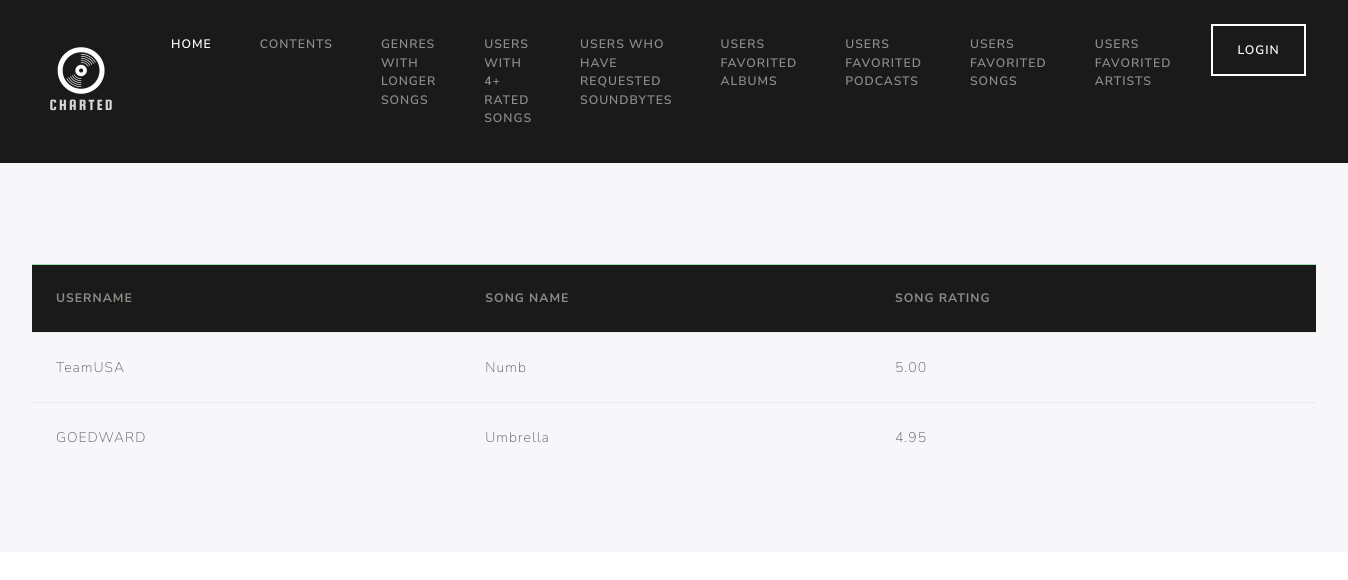
The app's page /usersfourplussongs.php with its own data.
### tables this page shows
CREATE TABLE Songs (
  SongID INT NOT NULL,
  Seconds INT NOT NULL,
  SongName VARCHAR(20) NOT NULL,
  SongRating DECIMAL(3, 2) CHECK(
    SongRating >= 1
    AND SongRating <= 5
  ),
  ArtistID INT NOT NULL,
  AlbumID INT NOT NULL,
  PRIMARY KEY (SongID),
  FOREIGN KEY (ArtistID) REFERENCES Artists(ArtistID) ON DELETE CASCADE,
  FOREIGN KEY (AlbumID) REFERENCES Albums(AlbumID) ON DELETE CASCADE
);

### usersfourplussongs.php (the view, shortened to what this page needs)
<!DOCTYPE html>
<html lang="en">
    <head>
        <link rel="stylesheet" href="https://bootswatch.com/4/lux/bootstrap.min.css">
    </head>
<body>
        <nav class="navbar navbar-expand-lg navbar-dark bg-primary">
      <div class="container-fluid">
        <a class="navbar-brand"><img id="charted-logo" src="charted-1.png"width="100px" height="100px" ></a>
        <div class="collapse navbar-collapse" id="navbarColor01">
          <ul class="navbar-nav me-auto">
            <li class="nav-item">
              <a class="nav-link active" href="index.php">Home
              </a>
            </li>
            <li class="nav-item">
              <a class="nav-link" href="contents.php">Contents</a>
            </li>
			<li class="nav-item">
              <a class="nav-link" href="longersongs.php">Genres With Longer Songs</a>
            </li>
			<li class="nav-item">
              <a class="nav-link" href="usersfourplussongs.php">Users With 4+ Rated Songs</a>
            </li>
			<li class="nav-item">
              <a class="nav-link" href="requestedsoundbites.php">Users Who Have Requested Soundbytes</a>
            </li>
			<li class="nav-item">
              <a class="nav-link" href="userfavoritealbums.php">Users Favorited Albums</a>
            </li>
			<li class="nav-item">
              <a class="nav-link" href="usersfavoritepodcast.php">Users Favorited Podcasts</a>
            </li>
			<li class="nav-item">
              <a class="nav-link" href="usersfavoritesongs.php">Users Favorited Songs</a>
            </li>
			<li class="nav-item">
              <a class="nav-link" href="usersfavoritedartists.php">Users Favorited Artists</a>
            </li>
            <li class="nav-item">
              <a class="btn btn-outline-light" href="login.php">Login</a>
            </li>
          </ul>
    			</div>
    		</div>
    	</nav>
	<div class="jumbotron">
		<form action="contents.php">
			<p>&nbsp;</p>
            <table class="table table-hover">
                <thead>
                    <tr class="table-success">
                        <th scope="col" style="background-color:#1a1a1a; color:#8d8b86">Username</th>
                        <th scope="col" style="background-color:#1a1a1a; color:#8d8b86">Song Name</th>
						<th scope="col" style="background-color:#1a1a1a; color:#8d8b86">Song Rating</th>
                    </tr>
                </thead>
                <?php
					$connection = mysqli_connect(DBHOST, DBUSER, DBPASS, DBNAME);
					$sql = "SELECT
								USERSFROMUSA.UserName,
								SONGS.SongName,
								SONGS.SongRating
							FROM
								SONGS,
								FAVORITESONGS,(
									SELECT
										PROFILES.UserName,
										PROFILES.UserID
									FROM
										PROFILES
									WHERE
										PROFILES.Country = 'USA'
								) USERSFROMUSA
							WHERE
								FAVORITESONGS.UserID = USERSFROMUSA.UserID
								AND FAVORITESONGS.FSongID = SONGS.SongID
								AND SONGS.SongRating > 4";
                  if ($result = mysqli_query($connection, $sql))
                  {
                      while($row = mysqli_fetch_assoc($result))
                      {
              ?>
                <tr>
                    <td><?php echo $row['UserName'] ?></td>
                    <td><?php echo $row['SongName'] ?></td>
					<td><?php echo $row['SongRating'] ?></td>
                </tr>
                <?php
                      }
                  }
              ?>
            </table>
        </form>
</div>
</body>
</html>

### records on screen
songs: UserName "TeamUSA", SongName "Numb", SongRating "5.00"
songs: UserName "GOEDWARD", SongName "Umbrella", SongRating "4.95"
